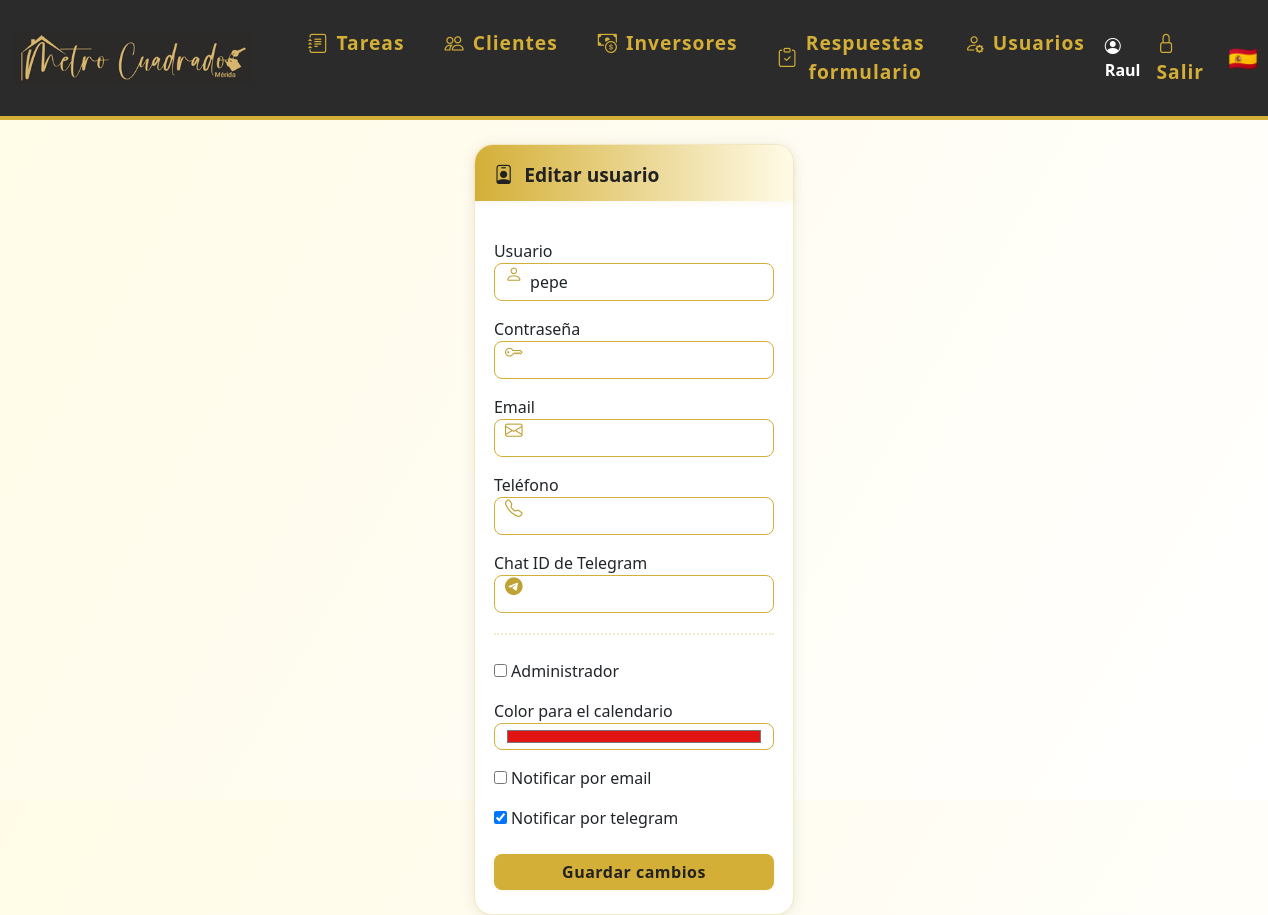
The page /editar_usuario/6 (signed in) on the database its author committed.
### models.py (models this page shows)
class Usuario(UserMixin, db.Model):
    id = db.Column(db.Integer, primary_key=True)
    nombre = db.Column(db.String(80), unique=True, nullable=False)
    password = db.Column(db.String(200), nullable=False)
    es_admin = db.Column(db.Boolean, default=False)
    color = db.Column(db.String(7), nullable=True, default='#3788d8') # Color en formato hex, e.g., #RRGGBB
    email = db.Column(db.String(120), unique=True, nullable=True)
    telefono = db.Column(db.String(20), unique=True, nullable=True)
    activo = db.Column(db.Boolean, default=True)  # Nuevo campo para desactivar usuario
    notificar_email = db.Column(db.Boolean, default=True)
    notificar_telegram = db.Column(db.Boolean, default=False)
    chat_id_telegram = db.Column(db.String(32), nullable=True)
    eventos = db.relationship('Evento', backref='usuario', lazy=True)
    tareas = db.relationship('Tarea', back_populates='usuario')

### app.py (the view, shortened to what this page needs)
@app.route('/editar_usuario/<int:usuario_id>', methods=['GET', 'POST'])
@login_required
def editar_usuario(usuario_id):
    usuario = Usuario.query.get_or_404(usuario_id)
    if usuario.nombre == 'root' and current_user.nombre != 'root':
        flash('Solo el usuario root puede editarse a sí mismo.')
        return redirect(url_for('usuarios'))
    if not current_user.es_admin:
        flash('No tienes permiso para acceder a esta página.')
        return redirect(url_for('dashboard'))
    if request.method == 'POST':
        form = CrearUsuarioForm(request.form, obj=usuario)
    else:
        form = CrearUsuarioForm(obj=usuario)
        form.notificar_email.data = bool(usuario.notificar_email)
        form.notificar_telegram.data = bool(usuario.notificar_telegram)
    return render_template('editar_usuario.html', form=form, usuario=usuario)

### forms.py
class CrearUsuarioForm(FlaskForm):
    nombre = StringField('Usuario', validators=[DataRequired(), Length(min=3, max=80)])
    password = PasswordField('Contraseña', validators=[Optional(), Length(min=6)])
    email = StringField('Email', validators=[Email(), Length(max=120)])
    telefono = StringField('Teléfono', validators=[Length(max=20)])
    es_admin = BooleanField('Administrador')
    color = StringField('Color para el calendario')
    notificar_email = BooleanField('Notificar por email')
    notificar_telegram = BooleanField('Notificar por telegram')
    chat_id_telegram = StringField('Chat ID de Telegram')
    submit = SubmitField('Crear usuario')

### app.py (called while the page is built)
@login_manager.user_loader
def load_user(user_id):
    return Usuario.query.get(int(user_id))

### templates/editar_usuario.html (shortened to what this page needs)
{% extends 'base.html' %}
{% block content %}
<div class="card" style="max-width:520px;margin:auto;">
  <div class="card-header-gradient">
    <span class="icon"><i class="bi bi-person-badge"></i></span> Editar usuario
  </div>
  <form method="POST" style="padding:1.2rem 0 0 0;">
      <div class="input-icon mb-3">
          <span class="icon"></span>
          {{ form.nombre.label }}
          {{ form.nombre(class_='form-control') }}
      </div>
      <div class="input-icon mb-3">
          <span class="icon"></span>
          {{ form.password.label }}
          {{ form.password(class_='form-control') }}
      </div>
      <div class="input-icon mb-3">
          <span class="icon"></span>
          {{ form.email.label }}
          {{ form.email(class_='form-control') }}
      </div>
      <div class="input-icon mb-3">
          <span class="icon"></span>
          {{ form.telefono.label }}
          {{ form.telefono(class_='form-control') }}
      </div>
      <div class="input-icon mb-3">
          <span class="icon"></span>
          {{ form.chat_id_telegram.label }}
          {{ form.chat_id_telegram(class_='form-control') }}
      </div>
      <hr class="decor-sep">
      <div class="mb-3">
          {{ form.es_admin() }} {{ form.es_admin.label }}
      </div>
      <div class="form-group mb-3">
        {{ form.color.label }}
        {{ form.color(class_='form-control', type='color') }}
      </div>
      <div class="mb-3">
        {{ form.notificar_email() }} {{ form.notificar_email.label }}
      </div>
      <div class="mb-3">
        {{ form.notificar_telegram() }} {{ form.notificar_telegram.label }}
      </div>
      <button type="submit" class="btn btn-success w-100 mt-2">Guardar cambios</button>
  </form>
</div>
{% endblock %}

### templates/base.html (shortened to what this page needs)
<!DOCTYPE html>
<html lang="es">
<head>
    <link rel="stylesheet" href="https://cdn.jsdelivr.net/npm/bootstrap@5.3.0/dist/css/bootstrap.min.css">
    <link rel="stylesheet" href="{{ url_for('static', filename='estilos.css') }}">
    <link rel="stylesheet" href="https://cdn.jsdelivr.net/npm/bootstrap-icons@1.10.5/font/bootstrap-icons.css">
</head>
<body class="d-flex flex-column vh-100">
{% if request.path != '/login' %}
<nav class="navbar navbar-expand-lg mb-4">
  <div class="container-fluid">
    <a class="navbar-brand d-flex align-items-center" href="/">
      <img src="{{ url_for('static', filename='logoraul.png') }}" alt="Logo" style="height:90px;margin-right:18px;">
    </a>
    <div class="collapse navbar-collapse" id="navbarNav">
      <ul class="navbar-nav me-auto mb-2 mb-lg-0">
        <li class="nav-item mx-1">
          <a class="nav-link btn btn-outline-success rounded-pill px-3 d-flex align-items-center gap-2" href="/">
            <i class="bi bi-journal-text"></i> Tareas
          </a>
        </li>
        <li class="nav-item mx-1">
          <a class="nav-link btn btn-outline-primary rounded-pill px-3 d-flex align-items-center gap-2" href="/clientes">
            <i class="bi bi-people"></i> Clientes
          </a>
        </li>
        <li class="nav-item mx-1">
          <a class="nav-link btn btn-outline-danger rounded-pill px-3 d-flex align-items-center gap-2" href="/inversores">
            <i class="bi bi-cash-coin"></i> Inversores
          </a>
        </li>
        {% if current_user.is_authenticated %}
        <li class="nav-item mx-1">
          <a class="nav-link btn btn-outline-secondary rounded-pill px-3 d-flex align-items-center gap-2" href="/respuestas_formulario">
            <i class="bi bi-clipboard-check"></i> Respuestas formulario
          </a>
        </li>
        {% endif %}
        {% if current_user.is_authenticated and current_user.es_admin %}
        <li class="nav-item mx-1">
          <a class="nav-link btn btn-outline-dark rounded-pill px-3 d-flex align-items-center gap-2" href="/usuarios">
            <i class="bi bi-person-gear"></i> Usuarios
          </a>
        </li>
        {% endif %}
      </ul>
      <ul class="navbar-nav align-items-center">
        {% if current_user.is_authenticated %}
        <li class="nav-item me-2">
          <span class="navbar-text fw-bold text-white"><i class="bi bi-person-circle"></i> {{ current_user.nombre }}</span>
        </li>
        <li class="nav-item"><a class="nav-link" href="/logout" title="Salir"><span class="bi bi-lock"></span> Salir</a></li>
        {% else %}
        <li class="nav-item"><a class="nav-link" href="/login" title="Entrar"><span class="bi bi-lock"></span> Entrar</a></li>
        {% endif %}
        <li class="nav-item ms-3"><span class="fs-4">🇪🇸</span></li>
      </ul>
    </div>
  </div>
</nav>
{% endif %}
<div class="flex-grow-1 d-flex flex-column px-4" style="width:100vw;">
    {% block content %}{% endblock %}
</div>
</body>
</html>

### static/estilos.css (style rules this page uses)
body { background: linear-gradient(120deg, #fffbe6 0%, #fff 100%); font-family: 'Segoe UI', 'Arial', sans-serif; color: #222; }
.navbar { background: #2b2b2b !important; border-bottom: 4px solid #d4af37; }
.navbar-brand, .navbar-nav .nav-link { color: #d4af37 !important; font-weight: 600; font-size: 1.2rem; letter-spacing: 1px; }
.navbar-brand img { height: 40px; margin-right: 10px; }
.btn-primary, .btn-success { background: #d4af37; border: none; color: #222; font-weight: 600; border-radius: 8px; box-shadow: 0 1px 4px rgba(212,175,55,0.10), 0 0 0 0 #d4af37; letter-spacing: 0.5px; transition: background 0.2s, color 0.2s, box-shadow 0.2s; }
.card { background: #fff; border-radius: 18px; box-shadow: 0 2px 16px rgba(34,34,34,0.08), 0 1.5px 4px rgba(212,175,55,0.08); padding: 1.5rem 1.2rem; margin-bottom: 1.5rem; border: 1px solid #f3e9c7; transition: box-shadow 0.25s, transform 0.18s; }
.form-control, .form-select { border-radius: 8px; border: 1.5px solid #d4af37; box-shadow: none; transition: border 0.2s, box-shadow 0.2s; }
.card-header-gradient { background: linear-gradient(90deg, #d4af37 0%, #fffbe6 100%); border-top-left-radius: 18px; border-top-right-radius: 18px; padding: 1rem 1.2rem 0.7rem 1.2rem; margin: -1.5rem -1.2rem 1.2rem -1.2rem; color: #222; font-weight: 700; font-size: 1.2rem; display: flex; align-items: center; gap: 0.7rem; box-shadow: 0 2px 8px rgba(212,175,55,0.10); }
.input-icon { position: relative; }
.input-icon input, .input-icon select { padding-left: 2.2rem !important; }
.input-icon .icon { position: absolute; left: 0.7rem; top: 55%; transform: translateY(-50%); color: #bfa134; font-size: 1.1em; pointer-events: none; }
.decor-sep { border: none; border-top: 2px dotted #d4af37; margin: 1.2rem 0 1.5rem 0; }

### rows shown on the page
Usuario: nombre "Raul"
Usuario: nombre "pepe", color "#e11414", notificar_telegram "☑"
